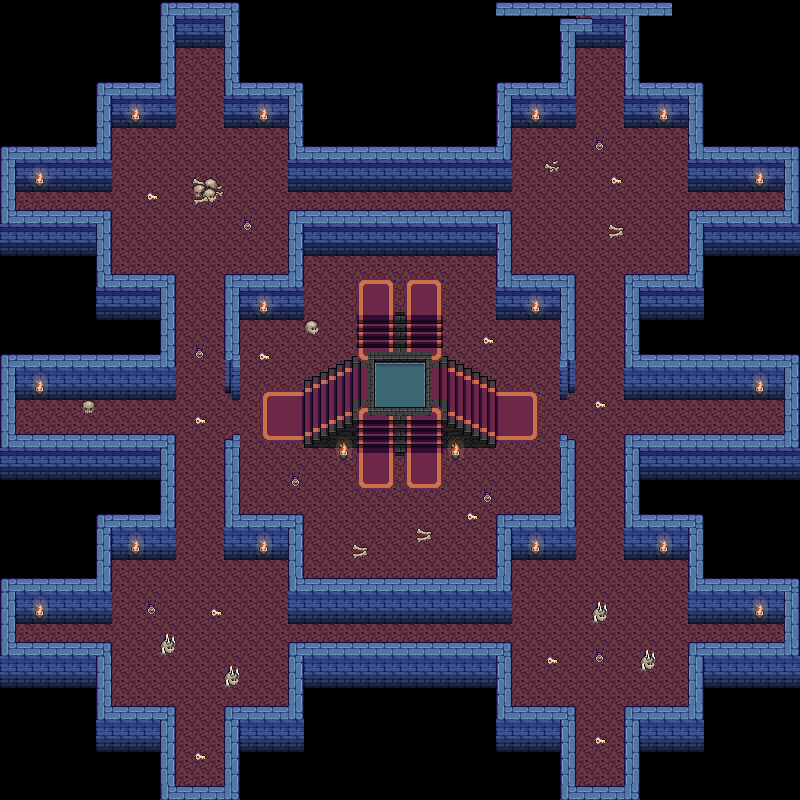

Below is a game level as drawn by its tile map, then a one-line description and the .tmx that defines it (tile-layer data replaced by summaries):
An orthogonal 50x50 tile map with 16x16 px tiles, 3 tile layers (Tile Layer 1, Tile Layer 2, Tile Layer 3), 9 tilesets and 12 objects (solid9, solid1, solid2, solid3, solid8, ...).

<map version="1.10" tiledversion="1.11.0" orientation="orthogonal" renderorder="right-down" width="50" height="50" tilewidth="16" tileheight="16" infinite="0" nextlayerid="11" nextobjectid="100">
 <tileset firstgid="1" name="dwcx" tilewidth="16" tileheight="16" tilecount="495" columns="11">
  <image source="../The dungeon/sarcophagus, lamps &amp; tombs - NEW/dwcx.png" trans="000000" width="176" height="720" />
 </tileset>
 <tileset firstgid="496" name="walls" tilewidth="16" tileheight="16" tilecount="320" columns="20">
  <image source="../The dungeon/Wall, ground &amp; stairs/walls.png" trans="000000" width="320" height="256" />
  <tile id="21">
   <objectgroup draworder="index" id="2">
    <object id="1" name="solid9" x="0.0625" y="8">
     <polygon points="0,0 0.9375,0 0.9375,-1.0625 7.875,-1 7.875,-5 8.8125,-5 8.8125,-6.0625 16,-6 16,7.9375 -0.0625,8" />
    </object>
   </objectgroup>
  </tile>
  <tile id="23">
   <objectgroup draworder="index" id="2">
    <object id="1" x="0.0625" y="2.0625">
     <polygon points="0,0 6.8125,0 6.8125,0.9375 7.9375,0.9375 7.9375,4.9375 14.875,4.9375 14.875,5.875 15.875,5.875 15.875,13.9375 -0.0625,13.875" />
    </object>
   </objectgroup>
  </tile>
  <tile id="41">
   <objectgroup draworder="index" id="3">
    <object id="4" name="solid1" x="1.9375" y="1.9375">
     <polygon points="0,0 0.0625,1 -0.9375,1.0625 -0.9375,2.0625 -1.9375,2.0625 -2,13.9375 -2,14.125 14.0625,14.125 14.125,0" />
    </object>
   </objectgroup>
  </tile>
  <tile id="42">
   <objectgroup draworder="index" id="2">
    <object id="1" name="solid2" x="0" y="2" width="16.0625" height="14.0625" />
   </objectgroup>
  </tile>
  <tile id="43">
   <objectgroup draworder="index" id="2">
    <object id="1" name="solid3" x="0" y="2.0625">
     <polygon points="0,0 14,0 14,0.875 14.9375,0.875 14.9375,1.8125 15.9375,1.8125 16,13.875 0.0625,13.9375" />
    </object>
   </objectgroup>
  </tile>
  <tile id="61">
   <objectgroup draworder="index" id="2">
    <object id="1" name="solid8" x="-0.0625" y="0.0625" width="16.1875" height="16" />
   </objectgroup>
  </tile>
  <tile id="63">
   <objectgroup draworder="index" id="3">
    <object id="2" name="solid4" x="0" y="0" width="16" height="16" />
   </objectgroup>
  </tile>
  <tile id="81">
   <objectgroup draworder="index" id="2">
    <object id="1" name="solid7" x="0.0625" y="0">
     <polygon points="0,0 -0.0625,14.9375 0.875,14.9375 0.875,15.9375 16,16 15.9375,0" />
    </object>
   </objectgroup>
  </tile>
  <tile id="82">
   <objectgroup draworder="index" id="2">
    <object id="3" name="solid6" x="0" y="2" width="16" height="14.125" />
   </objectgroup>
  </tile>
  <tile id="83">
   <objectgroup draworder="index" id="2">
    <object id="1" name="solid5" x="-0.0625" y="0">
     <polygon points="0,0 16.125,0.0625 16.125,14.875 15.125,14.875 15.125,15.9375 0.0625,16.0625" />
    </object>
   </objectgroup>
  </tile>
  <tile id="141">
   <objectgroup draworder="index" id="2">
    <!-- 2 objects omitted --></objectgroup>
  </tile>
  <tile id="143">
   <objectgroup draworder="index" id="2">
    <!-- 1 objects omitted --></objectgroup>
  </tile>
 </tileset>
 <tileset firstgid="816" name="Stairs" tilewidth="16" tileheight="16" tilecount="408" columns="24">
  <image source="../The dungeon/Wall, ground &amp; stairs/Stairs.png" trans="000000" width="384" height="272" />
 </tileset>
 <tileset firstgid="1224" name="Ground" tilewidth="16" tileheight="16" tilecount="338" columns="26">
  <image source="../The dungeon/Wall, ground &amp; stairs/Ground.png" trans="000000" width="416" height="208" />
 </tileset>
 <tileset firstgid="1562" name="Bones_tileset" tilewidth="16" tileheight="16" tilecount="100" columns="10">
  <image source="../The dungeon/bones/Bones_tileset.png" trans="000000" width="160" height="160" />
 </tileset>
 <tileset firstgid="1662" name="wall_fire" tilewidth="16" tileheight="16" tilecount="54" columns="18">
  <image source="../The dungeon/sarcophagus, lamps &amp; tombs - NEW/chandeliers/wall_fire.png" trans="000000" width="288" height="48" />
  <tile id="1">
   <animation>
    <frame tileid="1" duration="100" />
    <frame tileid="4" duration="100" />
    <frame tileid="7" duration="100" />
    <frame tileid="10" duration="100" />
    <frame tileid="13" duration="100" />
    <frame tileid="16" duration="100" />
   </animation>
  </tile>
  <tile id="19">
   <animation>
    <frame tileid="1" duration="100" />
    <frame tileid="4" duration="100" />
    <frame tileid="7" duration="100" />
    <frame tileid="10" duration="100" />
    <frame tileid="13" duration="100" />
    <frame tileid="16" duration="100" />
   </animation>
  </tile>
 </tileset>
 <tileset firstgid="1716" name="black_book_02" tilewidth="16" tileheight="16" tilecount="32" columns="16">
  <image source="../The dungeon/Items/books/black_book_02.png" trans="000000" width="256" height="32" />
 </tileset>
 <tileset firstgid="1748" name="key1_03" tilewidth="16" tileheight="16" tilecount="32" columns="16">
  <image source="../The dungeon/Items/keys/key1_03.png" trans="000000" width="256" height="32" />
  <tile id="16">
   <animation>
    <frame tileid="16" duration="100" />
    <frame tileid="17" duration="100" />
    <frame tileid="18" duration="100" />
    <frame tileid="19" duration="100" />
    <frame tileid="20" duration="100" />
    <frame tileid="21" duration="100" />
    <frame tileid="22" duration="100" />
    <frame tileid="23" duration="100" />
    <frame tileid="24" duration="100" />
    <frame tileid="25" duration="100" />
    <frame tileid="26" duration="100" />
    <frame tileid="27" duration="100" />
    <frame tileid="28" duration="100" />
    <frame tileid="29" duration="100" />
    <frame tileid="30" duration="100" />
    <frame tileid="31" duration="100" />
   </animation>
  </tile>
 </tileset>
 <tileset firstgid="1780" name="big_red_potion_01" tilewidth="16" tileheight="16" tilecount="32" columns="16">
  <image source="../The dungeon/Items/potions/big_red_potion_01.png" trans="000000" width="256" height="32" />
  <tile id="0">
   <animation>
    <frame tileid="0" duration="100" />
    <frame tileid="1" duration="100" />
    <frame tileid="2" duration="100" />
    <frame tileid="3" duration="100" />
    <frame tileid="4" duration="100" />
    <frame tileid="5" duration="100" />
    <frame tileid="6" duration="100" />
    <frame tileid="7" duration="100" />
    <frame tileid="8" duration="100" />
    <frame tileid="9" duration="100" />
    <frame tileid="10" duration="100" />
    <frame tileid="11" duration="100" />
    <frame tileid="12" duration="100" />
    <frame tileid="13" duration="100" />
    <frame tileid="14" duration="100" />
    <frame tileid="15" duration="100" />
   </animation>
  </tile>
  <tile id="16">
   <animation>
    <frame tileid="16" duration="100" />
    <frame tileid="17" duration="100" />
    <frame tileid="18" duration="100" />
    <frame tileid="19" duration="100" />
    <frame tileid="20" duration="100" />
    <frame tileid="21" duration="100" />
    <frame tileid="22" duration="100" />
    <frame tileid="23" duration="100" />
    <frame tileid="24" duration="100" />
    <frame tileid="25" duration="100" />
    <frame tileid="26" duration="100" />
    <frame tileid="27" duration="100" />
    <frame tileid="28" duration="100" />
    <frame tileid="29" duration="100" />
    <frame tileid="30" duration="100" />
    <frame tileid="31" duration="100" />
   </animation>
  </tile>
 </tileset>
 <layer id="1" name="Tile Layer 1" width="50" height="50">
  <data>[2500 cells, 2500 non-empty, 2 distinct tile ids]</data>
 </layer>
 <layer id="4" name="Tile Layer 2" width="50" height="50">
  <data>[2500 cells, 920 non-empty, 70 distinct tile ids]</data>
 </layer>
 <layer id="3" name="Tile Layer 3" width="50" height="50">
  <data>[2500 cells, 270 non-empty, 75 distinct tile ids]</data>
 </layer>
</map>
<!-- 2 of 12 objects omitted -->
